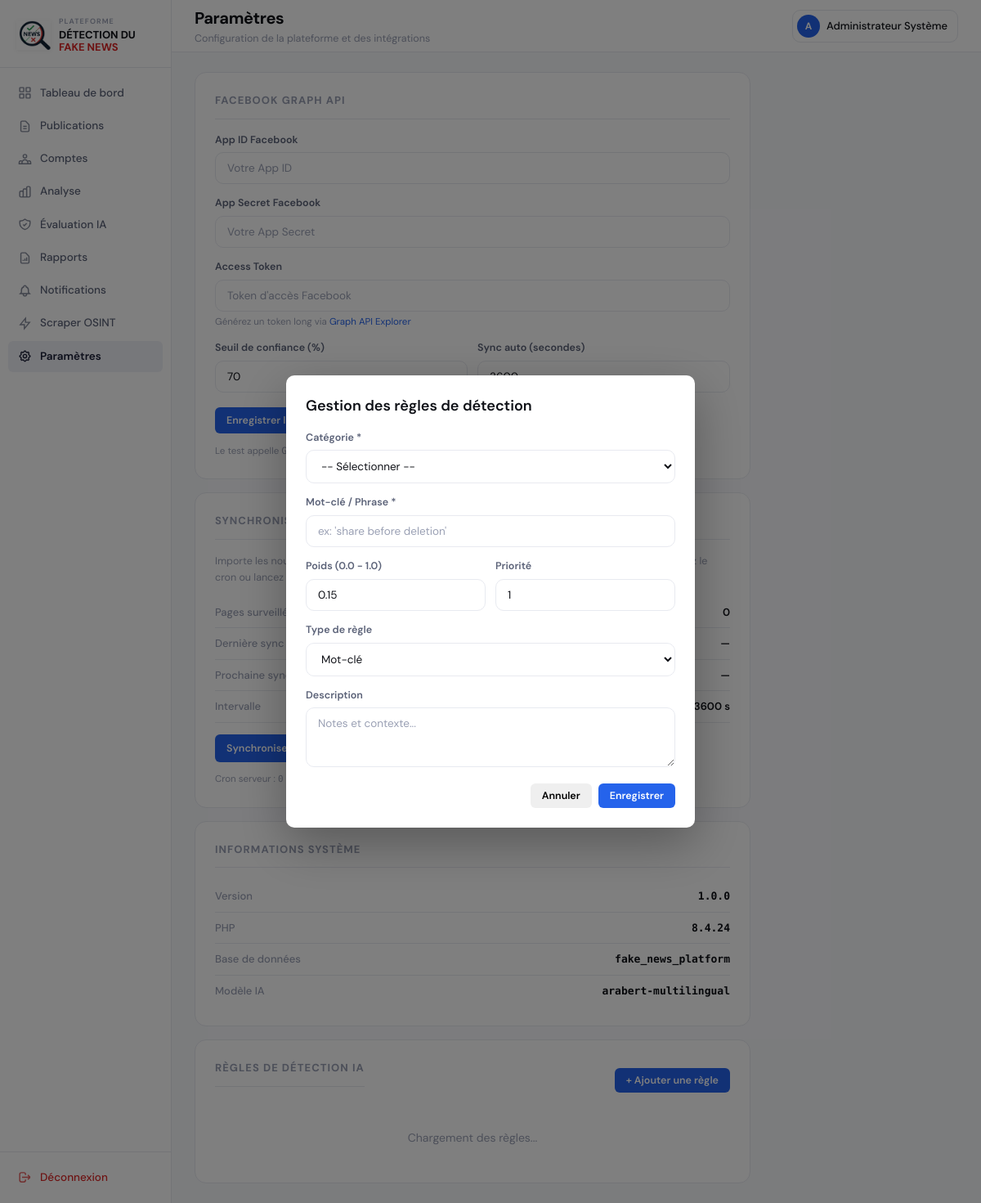
The page /pages/parametres.php (signed in) on the database its author committed.
### tables this page shows
CREATE TABLE IF NOT EXISTS users (
    id INT AUTO_INCREMENT PRIMARY KEY,
    username VARCHAR(100) NOT NULL UNIQUE,
    email VARCHAR(255) NOT NULL UNIQUE,
    password VARCHAR(255) NOT NULL,
    full_name VARCHAR(255),
    role ENUM('admin','analyst','viewer') DEFAULT 'analyst',
    avatar VARCHAR(500),
    last_login DATETIME,
    is_active TINYINT(1) DEFAULT 1,
    created_at TIMESTAMP DEFAULT CURRENT_TIMESTAMP,
    updated_at TIMESTAMP DEFAULT CURRENT_TIMESTAMP ON UPDATE CURRENT_TIMESTAMP,
    INDEX idx_username (username),
    INDEX idx_email (email)
);

CREATE TABLE IF NOT EXISTS api_settings (
    id INT AUTO_INCREMENT PRIMARY KEY,
    setting_key VARCHAR(100) NOT NULL UNIQUE,
    setting_value TEXT,
    updated_at TIMESTAMP DEFAULT CURRENT_TIMESTAMP ON UPDATE CURRENT_TIMESTAMP
);

### includes/auth.php (called while the page is built, shortened)
<?php
function getCurrentUser(): ?array {
    $db = getDB();
    $stmt = $db->prepare("SELECT id, username, email, full_name, role, avatar FROM users WHERE id = ? AND is_active = 1");
    $stmt->execute([$_SESSION['user_id']]);
    return $stmt->fetch() ?: null;
}

### includes/sync_service.php (called while the page is built, shortened)
<?php
function syncGetSetting(PDO $db, string $key, ?string $default = null): ?string {
    $stmt = $db->prepare('SELECT setting_value FROM api_settings WHERE setting_key = ? LIMIT 1');
    $stmt->execute([$key]);
    $val = $stmt->fetchColumn();
    return $val !== false ? (string)$val : $default;
}
function getSyncStatus(?PDO $db = null): array {
    $db = $db ?? getDB();
    $interval = max(300, (int)syncGetSetting($db, 'auto_sync_interval', '3600'));
    $lastRun = syncGetSetting($db, 'last_auto_sync_at');
    $lastResult = syncGetSetting($db, 'last_auto_sync_result');
    $monitoredCount = (int)$db->query("
        SELECT COUNT(*) FROM facebook_accounts
        WHERE is_monitored = 1 AND type = 'page'
          AND fb_id IS NOT NULL AND TRIM(fb_id) != ''
    ")->fetchColumn();
    $nextRun = null;
    $canRunNow = true;
    return [
        'interval_seconds' => $interval,
        'last_run_at' => $lastRun,
        'next_run_at' => $nextRun,
        'can_run_now' => $canRunNow,
        'monitored_pages_count' => $monitoredCount,
        'last_result' => $lastResult ? (json_decode($lastResult, true) ?: null) : null,
    ];
}

### pages/parametres.php (the view, shortened to what this page needs)
<?php
require_once __DIR__ . '/../includes/auth.php';
require_once __DIR__ . '/../includes/sync_service.php';
$user = getCurrentUser();
$db = getDB();
$currentPage = 'parametres';
$syncStatus = getSyncStatus($db);
$settings = [];
$rows = $db->query("SELECT setting_key, setting_value FROM api_settings")->fetchAll();
foreach ($rows as $r) $settings[$r['setting_key']] = $r['setting_value'];
?>
<!DOCTYPE html>
<html lang="fr">
<head>
  <link rel="stylesheet" href="<?= APP_URL ?>/assets/css/main.css">
</head>
<body>
<div class="app-shell">
  <?php include __DIR__ . '/../includes/sidebar.php'; ?>
  <div class="main">
    <div class="topbar">
      <div class="topbar-left">
        <div class="page-title">Paramètres</div>
        <div class="page-subtitle">Configuration de la plateforme et des intégrations</div>
      </div>
      <div class="topbar-right">
        <div class="user-pill">
          <div class="user-avatar"><?= strtoupper(substr($user['full_name'] ?? $user['username'], 0, 1)) ?></div>
          <?= htmlspecialchars($user['full_name'] ?? $user['username']) ?>
        </div>
      </div>
    </div>
    <div class="content">
      <div style="max-width:680px;display:flex;flex-direction:column;gap:16px;">
        <div class="detail-card">
          <div class="detail-card-title">Facebook Graph API</div>
          <form method="POST">
            <div class="form-group">
              <label class="form-label">App ID Facebook</label>
              <input class="form-input" type="text" name="fb_app_id" value="<?= htmlspecialchars($settings['fb_app_id'] ?? '') ?>" placeholder="Votre App ID">
            </div>
            <div class="form-group">
              <label class="form-label">App Secret Facebook</label>
              <input class="form-input" type="password" name="fb_app_secret" value="<?= htmlspecialchars($settings['fb_app_secret'] ?? '') ?>" placeholder="Votre App Secret">
            </div>
            <div class="form-group">
              <label class="form-label">Access Token</label>
              <input class="form-input" type="text" name="fb_access_token" value="<?= htmlspecialchars($settings['fb_access_token'] ?? '') ?>" placeholder="Token d'accès Facebook">
              <div style="font-size:11.5px;color:var(--text-muted);margin-top:4px;">Générez un token long via <a href="https://developers.facebook.com/tools/explorer" target="_blank" style="color:var(--accent);">Graph API Explorer</a></div>
            </div>
            <div style="display:grid;grid-template-columns:1fr 1fr;gap:12px;">
              <div class="form-group">
                <label class="form-label">Seuil de confiance (%)</label>
              </div>
              <div class="form-group">
                <label class="form-label">Sync auto (secondes)</label>
              </div>
            </div>
            <div style="display:flex;gap:8px;flex-wrap:wrap;margin-top:4px;">
              <button type="submit" class="btn btn-primary">Enregistrer les paramètres</button>
              <button type="button" class="btn btn-ghost" id="graphTestBtn" onclick="testGraphApi()">Tester Graph API</button>
            </div>
          </form>
          <p style="font-size:11.5px;color:var(--text-muted);margin:12px 0 0;line-height:1.6;">
            Le test appelle <code style="font-family:var(--mono);">GET /me</code> sur Meta. L'extraction des publications utilise toujours le <strong>Scraper OSINT</strong>.
          </p>
        </div>
        <div class="detail-card">
          <div class="detail-card-title">Synchronisation automatique</div>
          <p style="font-size:12.5px;color:var(--text-muted);line-height:1.6;margin:0 0 14px;">
            Importe les nouvelles publications des Pages Facebook marquées <strong>surveillées</strong> dans Comptes.
            Planifiez le cron ou lancez une sync manuelle ci-dessous.
          </p>
          <div class="meta-row">
            <span class="meta-label">Pages surveillées</span>
            <span class="meta-value" id="syncMonitoredCount"><?= (int)$syncStatus['monitored_pages_count'] ?></span>
          </div>
          <div class="meta-row">
            <span class="meta-label">Dernière sync</span>
            <span class="meta-value" id="syncLastRun"><?= $syncStatus['last_run_at'] ? htmlspecialchars(formatDate($syncStatus['last_run_at'])) : '—' ?></span>
          </div>
          <div class="meta-row">
            <span class="meta-label">Prochaine sync (auto)</span>
            <span class="meta-value" id="syncNextRun"><?= $syncStatus['next_run_at'] ? htmlspecialchars(formatDate($syncStatus['next_run_at'])) : '—' ?></span>
          </div>
          <div class="meta-row">
            <span class="meta-label">Intervalle</span>
            <span class="meta-value"><?= (int)$syncStatus['interval_seconds'] ?> s</span>
          </div>
          <div style="display:flex;gap:8px;flex-wrap:wrap;margin-top:14px;">
            <button type="button" class="btn btn-primary" id="syncNowBtn" onclick="runSyncNow()">Synchroniser maintenant</button>
            <a href="<?= APP_URL ?>/pages/comptes.php" class="btn btn-ghost">Gérer les Pages surveillées</a>
          </div>
          <p style="font-size:11.5px;color:var(--text-muted);margin:12px 0 0;line-height:1.6;">
            Cron serveur : <code style="font-family:var(--mono);font-size:11px;">0 * * * * php <?= realpath(__DIR__ . '/../cron/sync_monitored_pages.php') ?: 'cron/sync_monitored_pages.php' ?></code>
          </p>
        </div>
        <div class="detail-card">
          <div class="detail-card-title">Informations système</div>
          <div class="meta-row"><span class="meta-label">Version</span><span class="meta-value" style="font-family:var(--mono);"><?= APP_VERSION ?></span></div>
          <div class="meta-row"><span class="meta-label">PHP</span><span class="meta-value" style="font-family:var(--mono);"><?= PHP_VERSION ?></span></div>
          <div class="meta-row"><span class="meta-label">Base de données</span><span class="meta-value" style="font-family:var(--mono);"><?= DB_NAME ?></span></div>
          <div class="meta-row"><span class="meta-label">Modèle IA</span><span class="meta-value" style="font-family:var(--mono);"><?= htmlspecialchars($settings['ai_model'] ?? 'arabert-multilingual') ?></span></div>
        </div>
        <div class="detail-card">
          <div style="display:flex;justify-content:space-between;align-items:center;margin-bottom:16px;">
            <div class="detail-card-title">Règles de détection IA</div>
            <button type="button" class="btn btn-primary" onclick="showRuleModal()">+ Ajouter une règle</button>
          </div>
          <div id="ai-rules-container">
            <div style="text-align:center;padding:20px;color:var(--text-muted);">Chargement des règles...</div>
          </div>
        </div>
      </div>
    </div>
  </div>
</div>
<div id="rule-modal" style="display:none;position:fixed;top:0;left:0;right:0;bottom:0;background:rgba(0,0,0,0.5);z-index:1000;display:flex;align-items:center;justify-content:center;">
  <div style="background:var(--surface);border-radius:var(--radius);padding:24px;max-width:500px;width:90%;max-height:90vh;overflow-y:auto;box-shadow:0 20px 60px rgba(0,0,0,0.3);">
    <div style="font-size:18px;font-weight:600;margin-bottom:16px;">Gestion des règles de détection</div>
    <form id="rule-form" onsubmit="saveRule(event)">
      <div class="form-group">
        <label class="form-label">Catégorie *</label>
        <select id="rule_category" class="form-input" required>
          <option value="">-- Sélectionner --</option>
        </select>
      </div>
      <div class="form-group">
        <label class="form-label">Mot-clé / Phrase *</label>
        <input id="rule_keyword" class="form-input" type="text" placeholder="ex: 'share before deletion'" required>
      </div>
      <div style="display:grid;grid-template-columns:1fr 1fr;gap:12px;">
        <div class="form-group">
          <label class="form-label">Poids (0.0 - 1.0)</label>
          <input id="rule_weight" class="form-input" type="number" min="0" max="1" step="0.01" value="0.15">
        </div>
        <div class="form-group">
          <label class="form-label">Priorité</label>
          <input id="rule_priority" class="form-input" type="number" min="1" max="100" value="1">
        </div>
      </div>
      <div class="form-group">
        <label class="form-label">Type de règle</label>
        <select id="rule_type" class="form-input">
          <option value="keyword">Mot-clé</option>
        </select>
      </div>
      <div class="form-group">
        <label class="form-label">Description</label>
        <textarea id="rule_description" class="form-input" rows="3" placeholder="Notes et contexte..."></textarea>
      </div>
      <div style="display:flex;gap:8px;justify-content:flex-end;">
        <button type="button" class="btn btn-secondary" onclick="closeRuleModal()">Annuler</button>
        <button type="submit" class="btn btn-primary">Enregistrer</button>
      </div>
    </form>
  </div>
</div>

### includes/sidebar.php (shortened to what this page needs)
<?php
$currentPage = $currentPage ?? '';
?>
<aside class="sidebar">
  <div class="sidebar-logo">
    <?php if (is_file(__DIR__ . '/../' . APP_LOGO_PATH)): ?>
      <img src="<?= APP_URL ?>/<?= APP_LOGO_PATH ?>" alt="<?= htmlspecialchars(APP_NAME) ?>">
    <?php endif; ?>
    <div class="sidebar-logo-text">
      <span class="brand-top">Plateforme</span>
      <span class="brand-main">DÉTECTION DU<br><span>FAKE NEWS</span></span>
    </div>
  </div>
  <nav class="sidebar-nav">
    <a href="<?= APP_URL ?>/index.php" class="nav-item <?= $currentPage==='dashboard'?'active':'' ?>">
      <svg xmlns="http://www.w3.org/2000/svg" fill="none" viewBox="0 0 24 24" stroke="currentColor" stroke-width="2">
        <rect x="3" y="3" width="7" height="7" rx="1"/><rect x="14" y="3" width="7" height="7" rx="1"/>
        <rect x="3" y="14" width="7" height="7" rx="1"/><rect x="14" y="14" width="7" height="7" rx="1"/>
      </svg>
      Tableau de bord
    </a>
    <a href="<?= APP_URL ?>/pages/publications.php" class="nav-item <?= $currentPage==='publications'?'active':'' ?>">
      <svg xmlns="http://www.w3.org/2000/svg" fill="none" viewBox="0 0 24 24" stroke="currentColor" stroke-width="2">
        <path d="M9 12h6m-6 4h6m2 5H7a2 2 0 01-2-2V5a2 2 0 012-2h5.586a1 1 0 01.707.293l5.414 5.414a1 1 0 01.293.707V19a2 2 0 01-2 2z"/>
      </svg>
      Publications
    </a>
    <a href="<?= APP_URL ?>/pages/comptes.php" class="nav-item <?= $currentPage==='comptes'?'active':'' ?>">
      Comptes
    </a>
    <a href="<?= APP_URL ?>/pages/analyse.php" class="nav-item <?= $currentPage==='analyse'?'active':'' ?>">
      Analyse
    </a>
    <a href="<?= APP_URL ?>/pages/evaluation.php" class="nav-item <?= $currentPage==='evaluation'?'active':'' ?>">
      <svg xmlns="http://www.w3.org/2000/svg" fill="none" viewBox="0 0 24 24" stroke="currentColor" stroke-width="2">
        <path d="M9 12l2 2 4-4m5.618-4.016A11.955 11.955 0 0112 2.944a11.955 11.955 0 01-8.618 3.04A12.02 12.02 0 003 9c0 5.591 3.824 10.29 9 11.622 5.176-1.332 9-6.03 9-11.622 0-1.042-.133-2.052-.382-3.016z"/>
      </svg>
      Évaluation IA
    </a>
    <a href="<?= APP_URL ?>/pages/rapports.php" class="nav-item <?= $currentPage==='rapports'?'active':'' ?>">
      <svg xmlns="http://www.w3.org/2000/svg" fill="none" viewBox="0 0 24 24" stroke="currentColor" stroke-width="2">
        <path d="M9 17v-2m3 2v-4m3 4v-6m2 10H7a2 2 0 01-2-2V5a2 2 0 012-2h5.586a1 1 0 01.707.293l5.414 5.414a1 1 0 01.293.707V19a2 2 0 01-2 2z"/>
      </svg>
      Rapports
    </a>
    <a href="<?= APP_URL ?>/pages/notifications.php" class="nav-item <?= $currentPage==='notifications'?'active':'' ?>">
      <svg xmlns="http://www.w3.org/2000/svg" fill="none" viewBox="0 0 24 24" stroke="currentColor" stroke-width="2">
        <path d="M15 17h5l-1.405-1.405A2.032 2.032 0 0118 14.158V11a6.002 6.002 0 00-4-5.659V5a2 2 0 10-4 0v.341C7.67 6.165 6 8.388 6 11v3.159c0 .538-.214 1.055-.595 1.436L4 17h5m6 0v1a3 3 0 11-6 0v-1m6 0H9"/>
      </svg>
      Notifications
    </a>
    <a href="<?= APP_URL ?>/pages/scraper.php" class="nav-item <?= $currentPage==='scraper'?'active':'' ?>">
      <svg xmlns="http://www.w3.org/2000/svg" fill="none" viewBox="0 0 24 24" stroke="currentColor" stroke-width="2">
        <path d="M13 10V3L4 14h7v7l9-11h-7z"/>
      </svg>
      Scraper OSINT
    </a>
    <a href="<?= APP_URL ?>/pages/parametres.php" class="nav-item <?= $currentPage==='parametres'?'active':'' ?>">
      Paramètres
    </a>
  </nav>
  <div class="sidebar-footer">
    <a href="<?= APP_URL ?>/logout.php" class="nav-item" style="color: #DC2626;">
      <svg xmlns="http://www.w3.org/2000/svg" fill="none" viewBox="0 0 24 24" stroke="currentColor" stroke-width="2">
        <path d="M17 16l4-4m0 0l-4-4m4 4H7m6 4v1a3 3 0 01-3 3H6a3 3 0 01-3-3V7a3 3 0 013-3h4a3 3 0 013 3v1"/>
      </svg>
      Déconnexion
    </a>
  </div>
</aside>

### pages/parametres.php (style rules this page uses)
#rule-modal { animation: fadeIn 0.2s; }

### rows shown on the page
users: full_name "A", full_name "Administrateur Système"
api_settings: setting_value "3600"

### other values the page prints
$syncStatus['monitored_pages_count'] "0"
APP_VERSION "1.0.0"
PHP_VERSION "8.4.24"
DB_NAME "fake_news_platform"
$settings['ai_model'] "arabert-multilingual"
